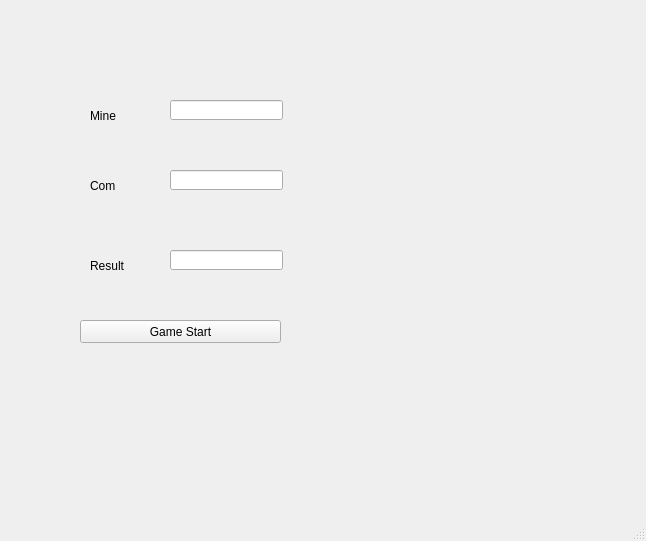
<?xml version="1.0" encoding="UTF-8"?>
<ui version="4.0">
 <class>MainWindow</class>
 <widget class="QMainWindow" name="MainWindow">
  <property name="geometry">
   <rect>
    <x>0</x>
    <y>0</y>
    <width>646</width>
    <height>541</height>
   </rect>
  </property>
  <property name="windowTitle">
   <string>MainWindow</string>
  </property>
  <widget class="QWidget" name="centralwidget">
   <widget class="QLabel" name="lbl_mine">
    <property name="geometry">
     <rect>
      <x>90</x>
      <y>110</y>
      <width>56</width>
      <height>12</height>
     </rect>
    </property>
    <property name="text">
     <string>Mine</string>
    </property>
   </widget>
   <widget class="QLabel" name="lbl_com">
    <property name="geometry">
     <rect>
      <x>90</x>
      <y>180</y>
      <width>56</width>
      <height>12</height>
     </rect>
    </property>
    <property name="text">
     <string>Com</string>
    </property>
   </widget>
   <widget class="QLabel" name="lbl_result">
    <property name="geometry">
     <rect>
      <x>90</x>
      <y>260</y>
      <width>56</width>
      <height>12</height>
     </rect>
    </property>
    <property name="text">
     <string>Result</string>
    </property>
   </widget>
   <widget class="QLineEdit" name="le_Mine">
    <property name="geometry">
     <rect>
      <x>170</x>
      <y>100</y>
      <width>113</width>
      <height>20</height>
     </rect>
    </property>
   </widget>
   <widget class="QLineEdit" name="le_Com">
    <property name="geometry">
     <rect>
      <x>170</x>
      <y>170</y>
      <width>113</width>
      <height>20</height>
     </rect>
    </property>
   </widget>
   <widget class="QLineEdit" name="le_Result">
    <property name="geometry">
     <rect>
      <x>170</x>
      <y>250</y>
      <width>113</width>
      <height>20</height>
     </rect>
    </property>
   </widget>
   <widget class="QPushButton" name="pb">
    <property name="geometry">
     <rect>
      <x>80</x>
      <y>320</y>
      <width>201</width>
      <height>23</height>
     </rect>
    </property>
    <property name="text">
     <string>Game Start</string>
    </property>
   </widget>
  </widget>
  <widget class="QMenuBar" name="menubar">
   <property name="geometry">
    <rect>
     <x>0</x>
     <y>0</y>
     <width>646</width>
     <height>21</height>
    </rect>
   </property>
  </widget>
  <widget class="QStatusBar" name="statusbar"/>
 </widget>
 <resources/>
 <connections/>
</ui>
